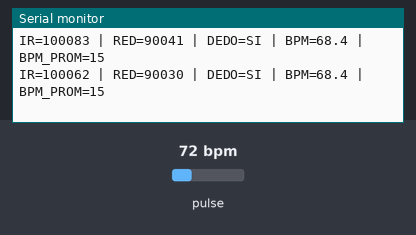
A program run on a simulated ESP32. Shown: the last lines printed to the serial monitor. The inputs (shaded band) are chosen by the test bench; at power-on: pulse 72 bpm.

Above: at 2.2 s.
2.3 s: pulse set to 42 bpm
At 2.33 s:
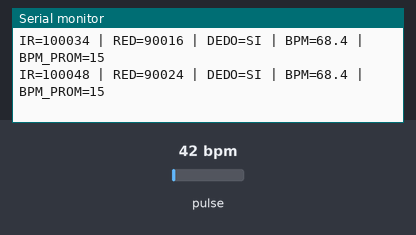
3.8 s: pulse set to 70 bpm
At 3.84 s:
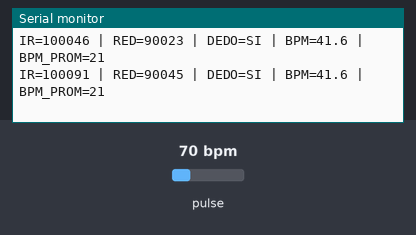
Timing chart, 0 to 6.8 s (numbered marks = the images above; inputs shaded):
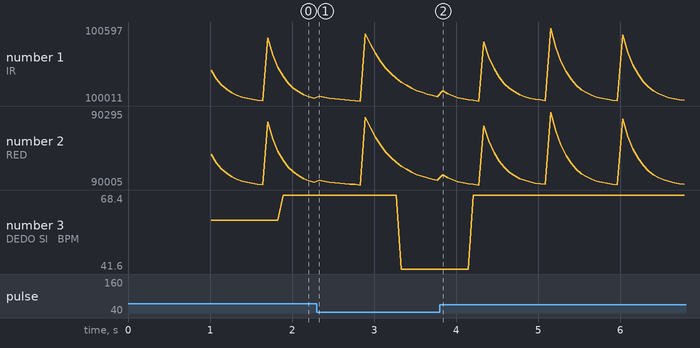

Measured:
- after the input at 2.3 s, the serial monitor: prints a new line at once (image 1)
- plotted number 2: 90016 → 90023 after the input at 2.3 s
- plotted number 3: 68.4 → 41.6 after the input at 2.3 s

The program:

main.cpp
```cpp
#include <Arduino.h>
#include <Wire.h>
#include <MAX30105.h>
#include <heartRate.h>

#define I2C_SDA 21
#define I2C_SCL 22

MAX30105 particleSensor;

const byte RATE_SIZE = 8;
byte rates[RATE_SIZE];
byte rateSpot = 0;
long lastBeat = 0;

float beatsPerMinute = 0.0;
int beatAvg = 0;

bool maxConnected = false;

bool initMax30102() {
  Wire.begin(I2C_SDA, I2C_SCL);
  Wire.setClock(100000);

  if (!particleSensor.begin(Wire, I2C_SPEED_STANDARD)) {
    Serial.println("ERROR: MAX30102 no detectado");
    return false;
  }

  byte ledBrightness = 0x3F;
  byte sampleAverage = 4;
  byte ledMode = 2;      // Red + IR
  int sampleRate = 100;
  int pulseWidth = 411;
  int adcRange = 4096;

  particleSensor.setup(
    ledBrightness,
    sampleAverage,
    ledMode,
    sampleRate,
    pulseWidth,
    adcRange
  );

  particleSensor.setPulseAmplitudeRed(0x2A);
  particleSensor.setPulseAmplitudeIR(0x2A);
  particleSensor.setPulseAmplitudeGreen(0);

  Serial.println("MAX30102 detectado correctamente");
  return true;
}

void setup() {
  Serial.begin(115200);
  delay(1000);

  Serial.println();
  Serial.println("=== Chaleco inteligente: MAX30102 ===");

  maxConnected = initMax30102();
}

void loop() {
  if (!maxConnected) {
    Serial.println("ERROR: sensor MAX30102 no disponible");
    delay(1000);
    return;
  }

  long irValue = particleSensor.getIR();
  long redValue = particleSensor.getRed();

  bool fingerPresent = irValue > 50000;

  if (!fingerPresent) {
    beatsPerMinute = 0.0;
    beatAvg = 0;

    Serial.print("IR=");
    Serial.print(irValue);
    Serial.print(" | RED=");
    Serial.print(redValue);
    Serial.println(" | SIN_DEDO | BPM=0.0 | BPM_PROM=0");

    delay(250);
    return;
  }

  if (checkForBeat(irValue)) {
    long delta = millis() - lastBeat;
    lastBeat = millis();

    if (delta > 0) {
      beatsPerMinute = 60.0 / (delta / 1000.0);

      if (beatsPerMinute > 40 && beatsPerMinute < 220) {
        rates[rateSpot++] = (byte)beatsPerMinute;
        rateSpot %= RATE_SIZE;

        beatAvg = 0;
        for (byte i = 0; i < RATE_SIZE; i++) {
          beatAvg += rates[i];
        }
        beatAvg /= RATE_SIZE;
      }
    }
  }

  Serial.print("IR=");
  Serial.print(irValue);
  Serial.print(" | RED=");
  Serial.print(redValue);
  Serial.print(" | DEDO=SI");
  Serial.print(" | BPM=");
  Serial.print(beatsPerMinute, 1);
  Serial.print(" | BPM_PROM=");
  Serial.println(beatAvg);

  delay(50);
}
```
